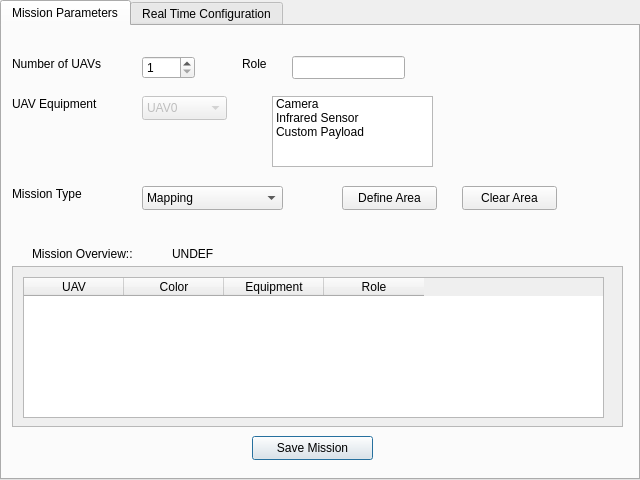
<?xml version="1.0" encoding="UTF-8"?>
<ui version="4.0">
 <class>UAVMissionControlWidget</class>
 <widget class="QTabWidget" name="UAVMissionControlWidget">
  <property name="enabled">
   <bool>true</bool>
  </property>
  <property name="geometry">
   <rect>
    <x>0</x>
    <y>0</y>
    <width>640</width>
    <height>480</height>
   </rect>
  </property>
  <property name="windowTitle">
   <string>TabWidget</string>
  </property>
  <property name="currentIndex">
   <number>0</number>
  </property>
  <widget class="QWidget" name="tabMissionControl">
   <property name="toolTip">
    <string/>
   </property>
   <attribute name="title">
    <string notr="true">Mission Parameters</string>
   </attribute>
   <widget class="QLabel" name="labelNumUAV">
    <property name="geometry">
     <rect>
      <x>10</x>
      <y>30</y>
      <width>111</width>
      <height>16</height>
     </rect>
    </property>
    <property name="text">
     <string>Number of UAVs</string>
    </property>
   </widget>
   <widget class="QSpinBox" name="spinBoxNumUAV">
    <property name="geometry">
     <rect>
      <x>140</x>
      <y>30</y>
      <width>53</width>
      <height>23</height>
     </rect>
    </property>
    <property name="minimum">
     <number>1</number>
    </property>
    <property name="maximum">
     <number>6</number>
    </property>
   </widget>
   <widget class="QLabel" name="labelRole">
    <property name="geometry">
     <rect>
      <x>240</x>
      <y>30</y>
      <width>58</width>
      <height>15</height>
     </rect>
    </property>
    <property name="text">
     <string>Role</string>
    </property>
   </widget>
   <widget class="QLabel" name="labelEquipment">
    <property name="geometry">
     <rect>
      <x>10</x>
      <y>70</y>
      <width>111</width>
      <height>16</height>
     </rect>
    </property>
    <property name="text">
     <string>UAV Equipment</string>
    </property>
   </widget>
   <widget class="QComboBox" name="comboBoxEquipment">
    <property name="enabled">
     <bool>false</bool>
    </property>
    <property name="geometry">
     <rect>
      <x>140</x>
      <y>70</y>
      <width>85</width>
      <height>24</height>
     </rect>
    </property>
    <item>
     <property name="text">
      <string>UAV0</string>
     </property>
    </item>
   </widget>
   <widget class="QLabel" name="labelMissionType">
    <property name="geometry">
     <rect>
      <x>10</x>
      <y>160</y>
      <width>101</width>
      <height>16</height>
     </rect>
    </property>
    <property name="text">
     <string>Mission Type</string>
    </property>
   </widget>
   <widget class="QComboBox" name="comboBoxMissionType">
    <property name="geometry">
     <rect>
      <x>140</x>
      <y>160</y>
      <width>141</width>
      <height>24</height>
     </rect>
    </property>
    <item>
     <property name="text">
      <string>Mapping</string>
     </property>
    </item>
    <item>
     <property name="text">
      <string>Surveillance</string>
     </property>
    </item>
    <item>
     <property name="text">
      <string>Disaster Management</string>
     </property>
    </item>
   </widget>
   <widget class="QPushButton" name="pushButtonSave">
    <property name="geometry">
     <rect>
      <x>250</x>
      <y>410</y>
      <width>121</width>
      <height>24</height>
     </rect>
    </property>
    <property name="text">
     <string>Save Mission</string>
    </property>
    <property name="default">
     <bool>true</bool>
    </property>
   </widget>
   <widget class="QListWidget" name="listWidgetEquipment">
    <property name="geometry">
     <rect>
      <x>270</x>
      <y>70</y>
      <width>161</width>
      <height>71</height>
     </rect>
    </property>
    <property name="selectionMode">
     <enum>QAbstractItemView::MultiSelection</enum>
    </property>
    <item>
     <property name="text">
      <string>Camera</string>
     </property>
    </item>
    <item>
     <property name="text">
      <string>Infrared Sensor</string>
     </property>
    </item>
    <item>
     <property name="text">
      <string>Custom Payload</string>
     </property>
    </item>
   </widget>
   <widget class="QScrollArea" name="scrollAreaMissionOverview">
    <property name="geometry">
     <rect>
      <x>10</x>
      <y>240</y>
      <width>611</width>
      <height>161</height>
     </rect>
    </property>
    <property name="widgetResizable">
     <bool>true</bool>
    </property>
    <widget class="QWidget" name="scrollAreaWidgetContents">
     <property name="geometry">
      <rect>
       <x>0</x>
       <y>0</y>
       <width>605</width>
       <height>155</height>
      </rect>
     </property>
     <widget class="QTableWidget" name="tableWidgetMissionOverview">
      <property name="geometry">
       <rect>
        <x>10</x>
        <y>10</y>
        <width>581</width>
        <height>141</height>
       </rect>
      </property>
      <property name="minimumSize">
       <size>
        <width>580</width>
        <height>100</height>
       </size>
      </property>
      <property name="editTriggers">
       <set>QAbstractItemView::NoEditTriggers</set>
      </property>
      <column>
       <property name="text">
        <string>UAV</string>
       </property>
      </column>
      <column>
       <property name="text">
        <string>Color</string>
       </property>
      </column>
      <column>
       <property name="text">
        <string>Equipment</string>
       </property>
      </column>
      <column>
       <property name="text">
        <string>Role</string>
       </property>
      </column>
     </widget>
    </widget>
   </widget>
   <widget class="QLabel" name="labelMissionOverviewTitle">
    <property name="geometry">
     <rect>
      <x>30</x>
      <y>220</y>
      <width>121</width>
      <height>16</height>
     </rect>
    </property>
    <property name="text">
     <string>Mission Overview::</string>
    </property>
   </widget>
   <widget class="QLabel" name="labelMissionOverview">
    <property name="geometry">
     <rect>
      <x>170</x>
      <y>220</y>
      <width>161</width>
      <height>16</height>
     </rect>
    </property>
    <property name="text">
     <string>UNDEF</string>
    </property>
   </widget>
   <widget class="QPushButton" name="pushButtonArea">
    <property name="geometry">
     <rect>
      <x>340</x>
      <y>160</y>
      <width>95</width>
      <height>24</height>
     </rect>
    </property>
    <property name="text">
     <string>Define Area</string>
    </property>
   </widget>
   <widget class="QPushButton" name="pushButtonAreaClear">
    <property name="geometry">
     <rect>
      <x>460</x>
      <y>160</y>
      <width>95</width>
      <height>24</height>
     </rect>
    </property>
    <property name="text">
     <string>Clear Area</string>
    </property>
   </widget>
   <widget class="QLineEdit" name="lineEditRole">
    <property name="geometry">
     <rect>
      <x>290</x>
      <y>30</y>
      <width>113</width>
      <height>23</height>
     </rect>
    </property>
   </widget>
  </widget>
  <widget class="QWidget" name="tabRealTime">
   <attribute name="title">
    <string notr="true">Real Time Configuration</string>
   </attribute>
  </widget>
 </widget>
 <resources/>
 <connections/>
</ui>
